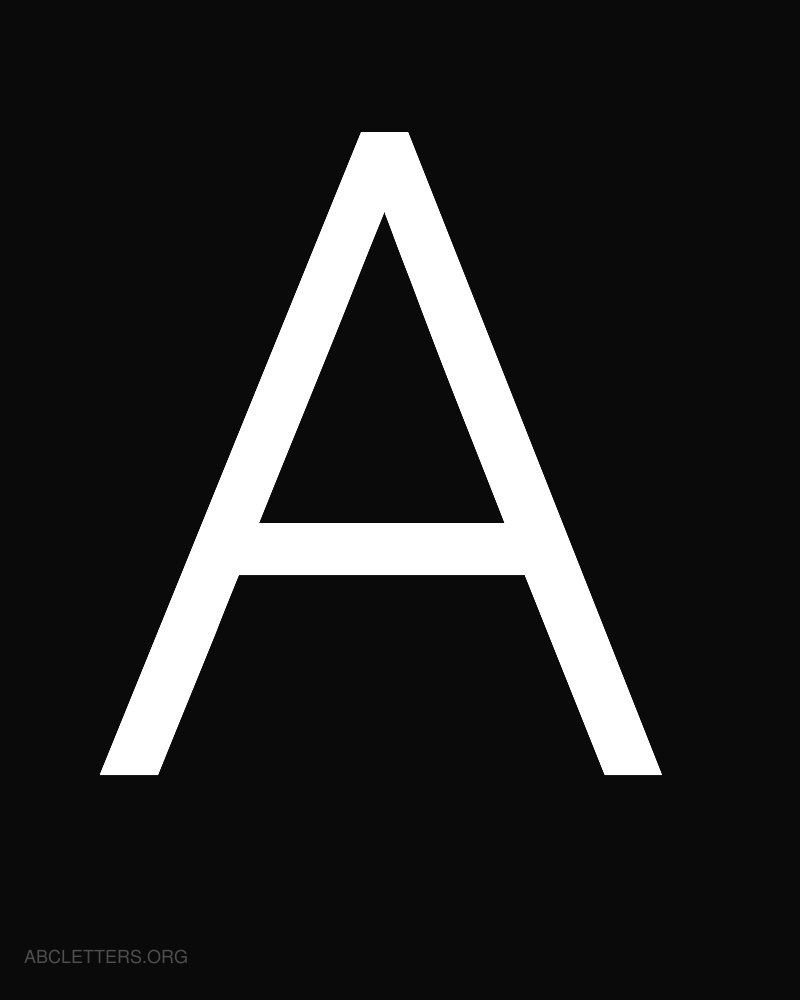
#> input picture images/alphabet.jpg, 800 x 1000 px
$ python Erosion_Dilation.py
#> lines starting #> are read from the running program, lines starting #| are printed output that depends on the picture
#Author - Deepak
#Date - 25/May/2019
#Descr - Erosion and Dilation in OpenCv.

#Erosion and Dilation are morphological functions provided by OpenCv.

import cv2
import numpy as np

image = cv2.imread('images/alphabet.jpg', 0)
#> image is the input picture: shape (1000, 800); min 0, max 255, mean 36.1

cv2.imshow('Original', image)


# Let's define our kernel size
kernel = np.ones((15,15), np.uint8)

# Erosion is removing pixels at boundaries of an object in an image.
#Erosion makes the object in white smaller.
erosion = cv2.erode(image, kernel, iterations = 1)
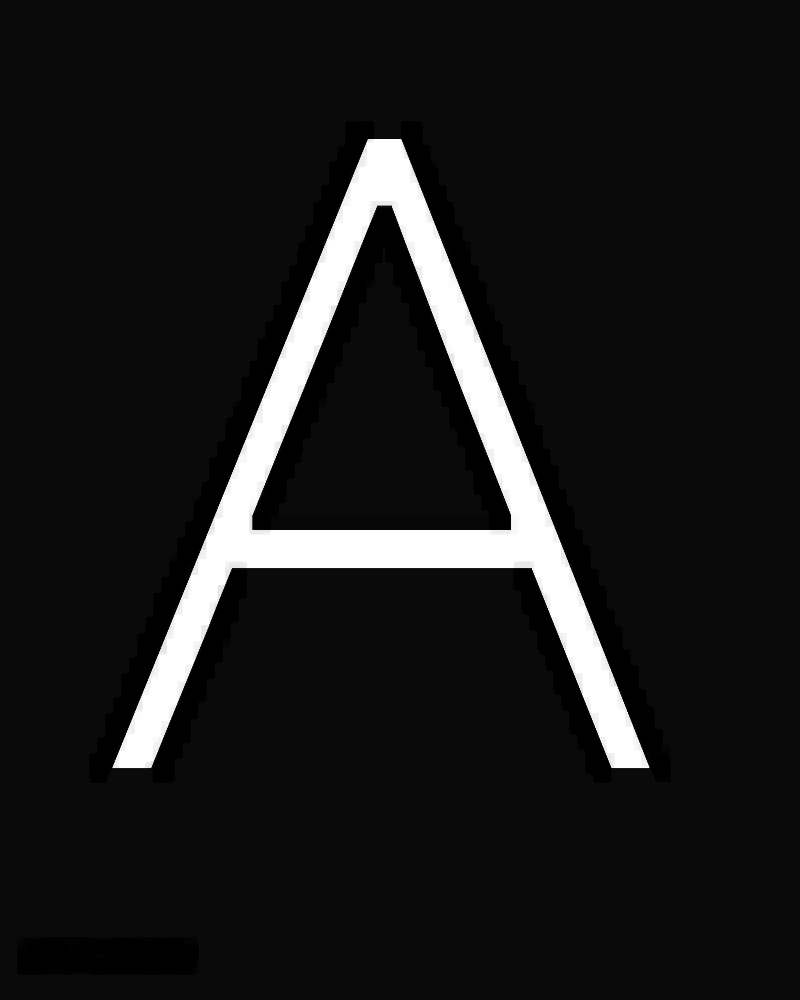
#> erosion: shape (1000, 800); min 0, max 255, mean 26.7
cv2.imshow('Erosion', erosion)


#Dilation is adding pixels at the boundaries of an object in an image.
#Dilation makes the object in white bigger.
dilation = cv2.dilate(image, kernel, iterations = 1)
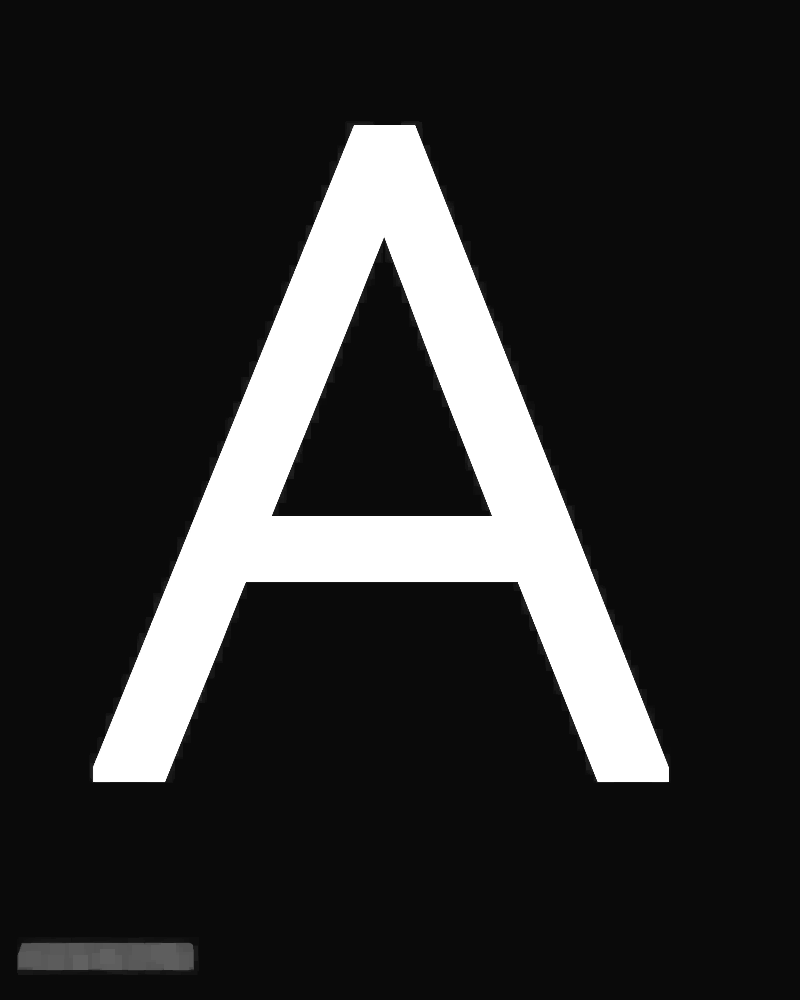
#> dilation: shape (1000, 800); min 10, max 255, mean 45.1
cv2.imshow('Dilation', dilation)


# Opening - Good for removing noise
#Opening is Erosion followed by Dilation
opening = cv2.morphologyEx(image, cv2.MORPH_OPEN, kernel)
cv2.imshow('Opening', opening)


# Closing - Good for removing noise
#Closing is Dilation followed by Erosion.
closing = cv2.morphologyEx(image, cv2.MORPH_CLOSE, kernel)
cv2.imshow('Closing', closing)


if cv2.waitKey(0) & 0xFF == ord('q'):
#> (key q is pressed here)
   cv2.destroyAllWindows()
